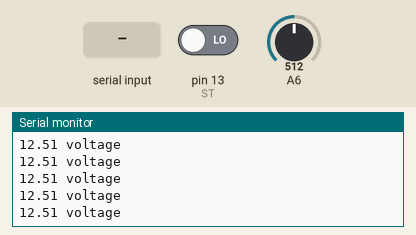
Simulated run of this sketch. Board: Arduino Nano, built with avr-gcc and run on an emulated ATmega328P. On the bench: the last lines printed to the serial monitor. Inputs (shaded band) come from the test bench; at power-on: A6 = 512, pin 13 (ST) LOW.

Above: at 1.2 s.
1.3 s: "90,45\n" received over the second serial link
At 1.42 s:
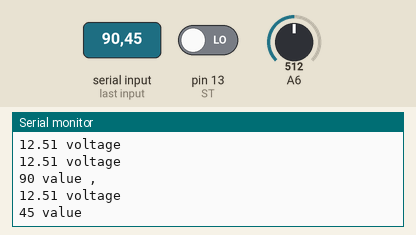
2.9 s: A6 set to 716
At 2.93 s:
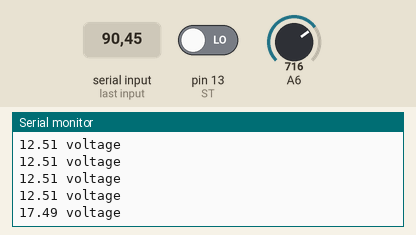
4.4 s: "30,150\n" received over the second serial link
At 4.44 s:
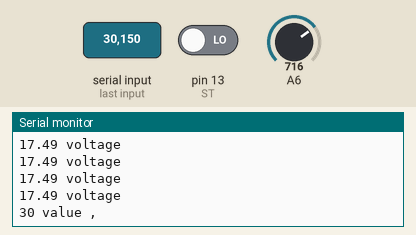
5.9 s: A6 set to 900
At 5.95 s:
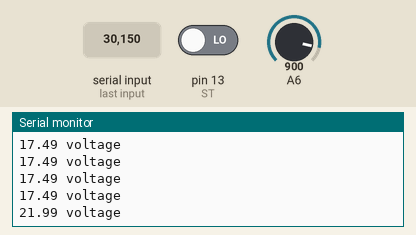
Timing chart, 0 to 8.4 s (numbered marks = the images above; inputs shaded):
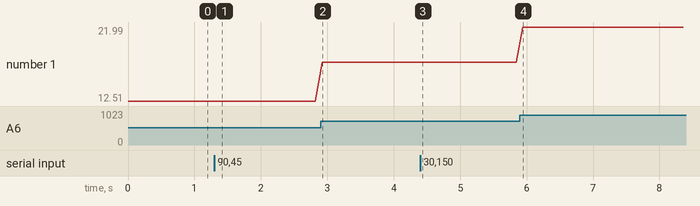

Measured:
- after the input at 1.3 s, the serial monitor: prints a new line at once (image 1)
- after the input at 2.9 s, the serial monitor: prints a new line at once (image 2)
- after the input at 4.4 s, the serial monitor: prints a new line at once (image 3)
- after the input at 5.9 s, the serial monitor: prints a new line at once (image 4)
- plotted number 1: 12.51 → 17.49 after the input at 2.9 s, 17.49 → 21.99 after the input at 5.9 s

The sketch:

battery_level_indication.ino
```cpp
#include <SoftwareSerial.h>

int TX = 5;
int RX = 6;
int ST=13;
int value,change=1,index=5,temp,voltage,flag=0,STATE;
double volt,tol=0.2;

char ch;
SoftwareSerial HC_06(TX, RX);  //Bluetooth TX to 10 and Bluetooth RX to 11.

void setup()
{
  pinMode(ST,INPUT);
  Serial.begin(57600);
  HC_06.begin(57600);
}

void loop()
{ STATE=digitalRead(ST);
  voltage=analogRead(A6);
   volt=map(voltage,0,1023,0,2500);
   volt/=100;
   temp=index;
   Serial.print(volt);
   Serial.println(" voltage");
   if(volt>13.6)
   {
    if((volt<13.6+tol)||index==5)
    index=5;
   }
   else if(volt>13.35)
   {
    if((volt<13.35+tol)||index==4)
    index=4;
   }
    else if(volt>13.03)
   {
    if((volt<13.03+tol)||index==3)
    index=3;
   }
    else if(volt>12.74)
   {
    if((volt<12.74+tol)||index==2)
    index=2;
   }
    else if(volt>12.49)
   {
    if((volt<12.49+tol)||index==1)
    index=1;
   }
    else if(volt>12.27)
   {
    if((volt<12.27+tol)||index==1)
    index=0;
   }
   else
   {
    index=0;
   }

 if(STATE==HIGH)
  {
     if(temp!=index)
    {
        HC_06.print(index);
    }
    if(flag==0)
     {
         HC_06.print(index);
          flag=1;
     }
  }
  else
  {
    flag=0;
  }

  if(HC_06.available()> 0 )
  {
      value = HC_06.parseInt();
      ch=HC_06.read();
      Serial.print(value);
      Serial.print(" value ");
      Serial.print(ch);
      Serial.print("\n");

  }
  delay(100);
}
```
